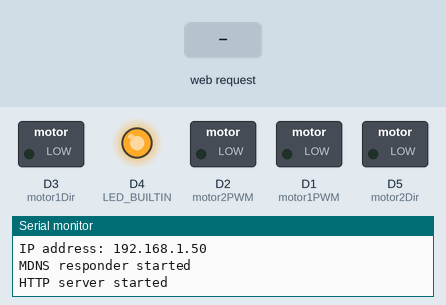
Recording of a sketch running on a simulated ESP8266 (NodeMCU). On the bench: switched loads named in the sketch (green lamp = pin HIGH), output pins drawn as LEDs (lit = HIGH, except the on-board LED, lit = LOW), the last lines printed to the serial monitor. Inputs (shaded band) come from the test bench. WiFi joins after 1.5 s; servers stay silent unless stated.

Above: at 2.7 s.
2.8 s: HTTP request GET /motor?speed1=120 received
At 3.1 s:
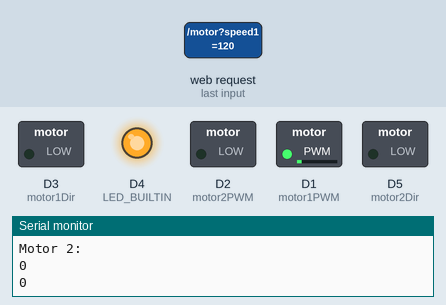
4.3 s: HTTP request GET /motor?speed1=1&speed2=1&dir1=1 received
At 5.4 s:
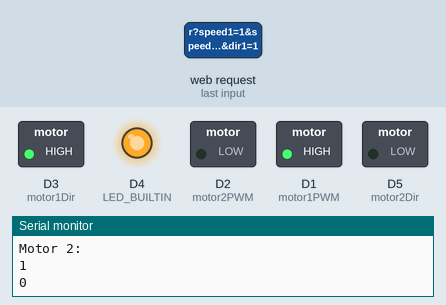
5.8 s: HTTP request GET /desligaled received
At 6.6 s:
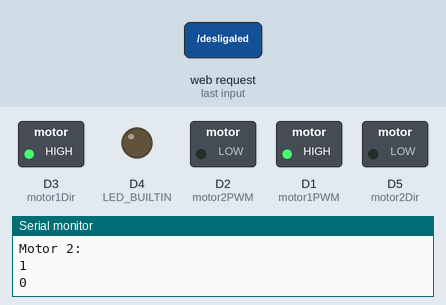
7.3 s: HTTP request GET /motor?speed1=1 received
At 7.7 s:
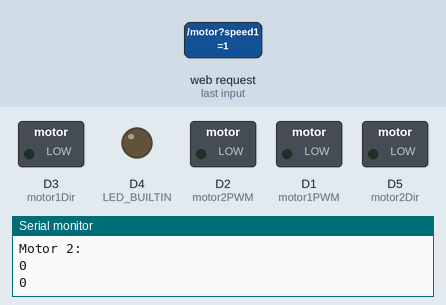
8.8 s: HTTP request GET /motor?speed1=120&speed2=120&dir1=120 received
At 10.0 s:
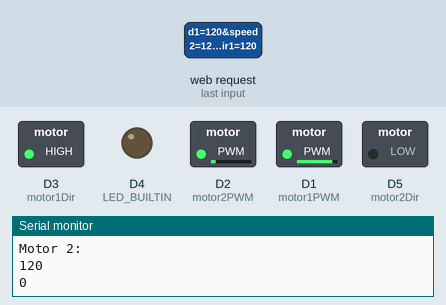
10.3 s: HTTP request GET /ligaled received
At 11.2 s:
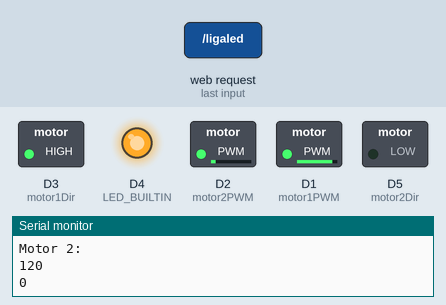
Timing chart, 0 to 16.4 s (numbered marks = the images above; inputs shaded):
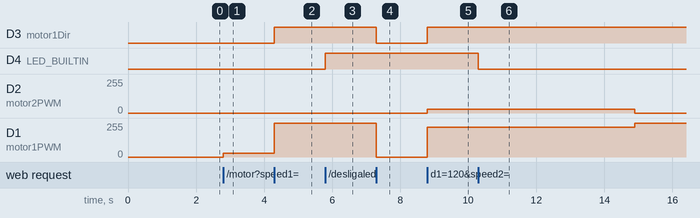

The sketch:

PWM_Multiple_Motors_RoboPequeno.ino
```cpp
/* Create a server in the ESP that keep listening to 192.168.43.160
 * Port 80 by default
 *
 * To send commands to Node via Browser, just type:
 * 192.168.43.160/ligaled   and wait for the reply
 * 192.168.43.160/motor?speed=25     sends number 25
 *
 * To send commands to Nede via Terminal, just type:
 * curl 192.168.43.160/ligaled   and wait for the reply
 * curl 192.168.43.160/motor?speed=25     sends number 25
 *
 * To send more than one argument:
 * 192.168.43.160/motor?speed1=1023&speed2=1023&dir1=1&dir2=0
 */

#include <ESP8266WiFi.h>
#include <ESP8266mDNS.h>
#include <ESP8266WebServer.h>
#include <WiFiUdp.h>
#include <ArduinoOTA.h>

#ifndef STASSID
#define STASSID "your-ssid"
#define STAPSK  "your-password"
#endif

#define D0 16
#define D1 5
#define D2 4
#define D3 0
#define D4 2
#define D5 14
#define D6 12
#define D7 13
#define D8 15

#define motor1PWM D1
#define motor2PWM D2
#define motor1Dir D3
#define motor2Dir D5  // Nao da' pra usar o D4, pois quando reprograma o NODE omotor comeca a andar


const char* ssid = STASSID;
const char* password = STAPSK;

int dir1 = 0;
int dir2 = 0;
int count = 0;

ESP8266WebServer server(80);

void handleRoot() {
  server.send(200, "text/plain", "hello from esp8266!");
}

void handleNotFound() {
  String message = "File Not Found\n\n";
  message += "URI: ";
  message += server.uri();
  message += "\nMethod: ";
  message += (server.method() == HTTP_GET) ? "GET" : "POST";
  message += "\nArguments: ";
  message += server.args();
  message += "\n";
  for (uint8_t i = 0; i < server.args(); i++) {
    message += " " + server.argName(i) + ": " + server.arg(i) + "\n";
  }
  server.send(404, "text/plain", message);
}

void motor() {
  if(server.hasArg("speed1")) {
    int speed1 = server.arg("speed1").toInt();
    int speed2 = server.arg("speed2").toInt();

    dir1 = server.arg("dir1").toInt();
    dir2 = server.arg("dir2").toInt();

    Serial.println("Motor 1:");
    Serial.println(speed1);
    Serial.println(dir1);

    Serial.println("Motor 2:");
    Serial.println(speed2);
    Serial.println(dir2);


    if(dir1 == 0)
      analogWrite(motor1PWM, speed1);
    else
      analogWrite(motor1PWM, 1024-speed1);

    if(dir2 == 0)
      analogWrite(motor2PWM, speed2);
    else
      analogWrite(motor2PWM, 1024-speed2);

    digitalWrite(motor1Dir, dir1);
    digitalWrite(motor2Dir, dir2);

    server.send(200, "text/html", "Ok!");
    count = 0;
  }
}

void Para() {
    if(dir1 == 0)
      analogWrite(motor1PWM, 0);
    else
      analogWrite(motor1PWM, 1024);

    if(dir2 == 0)
      analogWrite(motor2PWM, 0);
    else
      analogWrite(motor2PWM, 1024);

    count = 0;
}

void setup() {
  //LED
  pinMode(LED_BUILTIN, OUTPUT);

  //PWM
  pinMode(motor1PWM, OUTPUT);     // Initialize the Motor PWM pin as an output
  pinMode(motor2PWM, OUTPUT);

  pinMode(motor1Dir, OUTPUT);     // Initialize the Motor PWM pin as an output
  pinMode(motor2Dir, OUTPUT);

  analogWriteFreq(200);

  analogWrite(motor1PWM, 0);
  analogWrite(motor2PWM, 0);

  digitalWrite(motor1Dir, dir1);
  digitalWrite(motor2Dir, dir2);


  // OTA SETUP
  Serial.begin(115200);
  Serial.println("Booting");
  WiFi.mode(WIFI_STA);
  WiFi.begin(ssid, password);
  while (WiFi.waitForConnectResult() != WL_CONNECTED) {
    Serial.println("Connection Failed! Rebooting...");
    delay(500);
    ESP.restart();
  }

  ArduinoOTA.onStart([]() {
    String type;
    if (ArduinoOTA.getCommand() == U_FLASH) {
      type = "sketch";
    } else {
      type = "filesystem";
    }

    Serial.println("Start updating " + type);
  });
  ArduinoOTA.onEnd([]() {
    Serial.println("\nEnd");
  });
  ArduinoOTA.onProgress([](unsigned int progress, unsigned int total) {
    Serial.printf("Progress: %u%%\r", (progress / (total / 100)));
  });
  ArduinoOTA.onError([](ota_error_t error) {
    Serial.printf("Error[%u]: ", error);
    if (error == OTA_AUTH_ERROR) {
      Serial.println("Auth Failed");
    } else if (error == OTA_BEGIN_ERROR) {
      Serial.println("Begin Failed");
    } else if (error == OTA_CONNECT_ERROR) {
      Serial.println("Connect Failed");
    } else if (error == OTA_RECEIVE_ERROR) {
      Serial.println("Receive Failed");
    } else if (error == OTA_END_ERROR) {
      Serial.println("End Failed");
    }
  });
  ArduinoOTA.begin();
  Serial.println("Ready");
  Serial.print("IP address: ");
  Serial.println(WiFi.localIP());

  // END OF OTA SETUP

  //HTTP SERVER?
  if (MDNS.begin("esp8266")) {
    Serial.println("MDNS responder started");
  }

  server.on("/", handleRoot);

  server.on("/inline", []() {
    server.send(200, "text/plain", "this works as well");
  });

  server.on("/motor", HTTP_GET, motor);

  server.on("/ligaled", []() {
    server.send(200, "text/plain", "ligou");
    digitalWrite(LED_BUILTIN, LOW);
  });

  server.on("/desligaled", []() {
    server.send(200, "text/plain", "apagou");
    digitalWrite(LED_BUILTIN, HIGH);
  });

  server.onNotFound(handleNotFound);

  server.begin();
  Serial.println("HTTP server started");
  //END OF HTTP SERVER

}

void loop() {
  ArduinoOTA.handle();

  server.handleClient();
  MDNS.update();


  count++;
  if(count > 5000)
    Para();

  delay(1);
}
```

Measured:
- after the input at 2.8 s, D1 (motor1PWM): 0/255 → 29/255 at once
- after the input at 4.3 s, D3 (motor1Dir): LOW → HIGH at once; D1 (motor1PWM): 29/255 → 255/255 at once
- after the input at 5.8 s, D4 (LED_BUILTIN): LOW → HIGH at once
- after the input at 7.3 s, D3 (motor1Dir): HIGH → LOW at once; D1 (motor1PWM): 255/255 → 0/255 at once
- after the input at 8.8 s, D3 (motor1Dir): LOW → HIGH at once; D2 (motor2PWM): 0/255 → 29/255 at once; D1 (motor1PWM): 0/255 → 225/255 at once
- after the input at 10.3 s, D4 (LED_BUILTIN): HIGH → LOW at once
